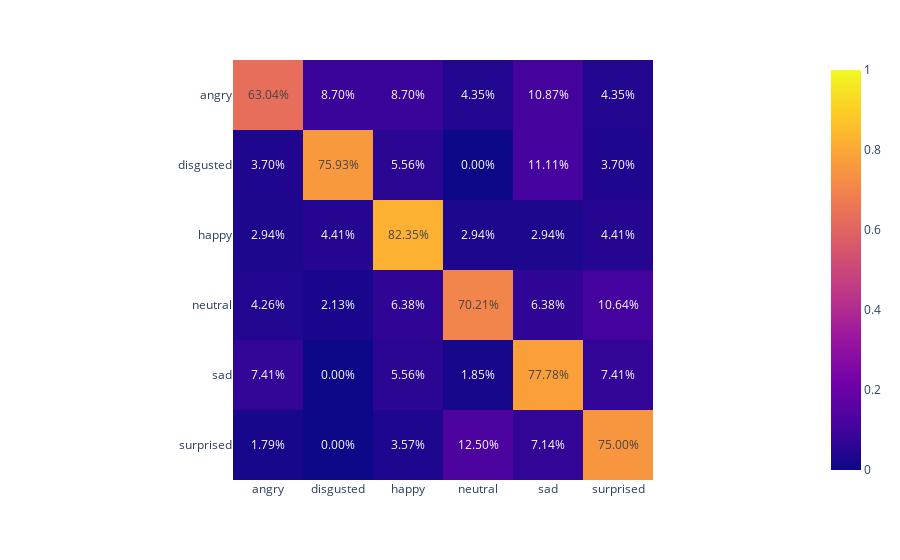

Notebook source saved alongside this figure:
### Code cell
from typing import cast

confidences = model.predict(test_dataset)
predictions = np.argmax(confidences, axis=1)

labels = cast(list[int], list(test_dataset.unbatch().map(lambda x, y: y).as_numpy_iterator()))

cmat = sklearn.metrics.confusion_matrix(labels, predictions, normalize="true")

fig = px.imshow(cmat, x=CLASS_NAMES, y=CLASS_NAMES, zmin=0, zmax=1)
stringify = np.vectorize(lambda x: f"{x * 100:.2f}%")
fig.update_traces(dict(
  text=stringify(cmat),
  texttemplate="%{text}"
))
fig.show()

sklearn.metrics.classification_report(labels, predictions, output_dict=True, target_names=CLASS_NAMES)

### Figure 1 — Plotly figure (JSON) as saved in the notebook; plotly's stock layout.template omitted (floating-point values rounded to 4 significant figures)
{"data": [{"coloraxis": "coloraxis", "hovertemplate": "x: %{x}<br>y: %{y}<br>color: %{z}<extra></extra>", "name": "0", "text": [["63.04%", "8.70%", "8.70%", "4.35%", "10.87%", "4.35%"], ["3.70%", "75.93%", "5.56%", "0.00%", "11.11%", "3.70%"], ["2.94%", "4.41%", "82.35%", "2.94%", "2.94%", "4.41%"], ["4.26%", "2.13%", "6.38%", "70.21%", "6.38%", "10.64%"], ["7.41%", "0.00%", "5.56%", "1.85%", "77.78%", "7.41%"], ["1.79%", "0.00%", "3.57%", "12.50%", "7.14%", "75.00%"]], "texttemplate": "%{text}", "type": "heatmap", "x": ["angry", "disgusted", "happy", "neutral", "sad", "surprised"], "xaxis": "x", "y": ["angry", "disgusted", "happy", "neutral", "sad", "surprised"], "yaxis": "y", "z": [[0.6304, 0.08696, 0.08696, 0.04348, 0.1087, 0.04348], [0.03704, 0.7593, 0.05556, 0, 0.1111, 0.03704], [0.02941, 0.04412, 0.8235, 0.02941, 0.02941, 0.04412], [0.04255, 0.02128, 0.06383, 0.7021, 0.06383, 0.1064], [0.07407, 0, 0.05556, 0.01852, 0.7778, 0.07407], [0.01786, 0, 0.03571, 0.125, 0.07143, 0.75]]}], "layout": {"coloraxis": {"cmax": 1, "cmin": 0, "colorscale": [[0, "#0d0887"], [0.1111, "#46039f"], [0.2222, "#7201a8"], [0.3333, "#9c179e"], [0.4444, "#bd3786"], [0.5556, "#d8576b"], [0.6667, "#ed7953"], [0.7778, "#fb9f3a"], [0.8889, "#fdca26"], [1, "#f0f921"]]}, "margin": {"t": 60}, "xaxis": {"anchor": "y", "constrain": "domain", "domain": [0, 1], "scaleanchor": "y"}, "yaxis": {"anchor": "x", "autorange": "reversed", "constrain": "domain", "domain": [0, 1]}}}
